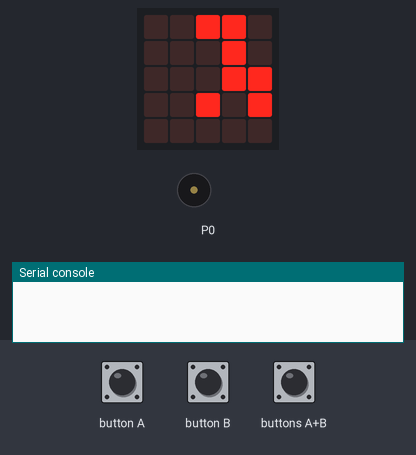
Bench run of a program on a simulated BBC micro:bit (MakeCode). Parts: the board's 5×5 LED display, buzzer (waves = sounding), the last lines printed to the serial console. The test bench sets the inputs (shaded band).

Above: at 6.1 s.
6.2 s: button B pressed for 0.15 s
At 6.56 s:
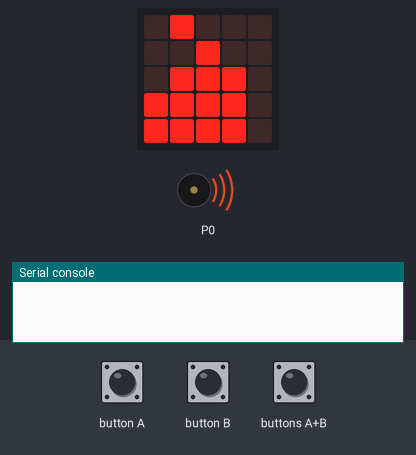
6.9 s: buttons A+B pressed for 0.15 s
At 7.12 s:
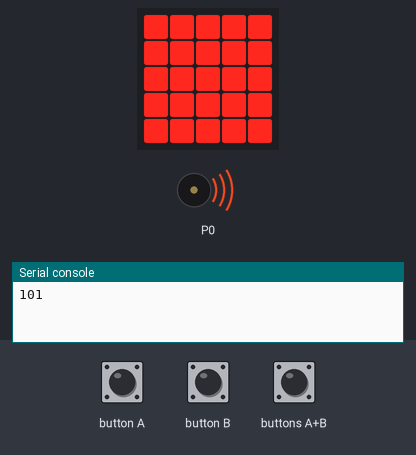
7.6 s: button A pressed for 0.15 s
At 8.2 s:
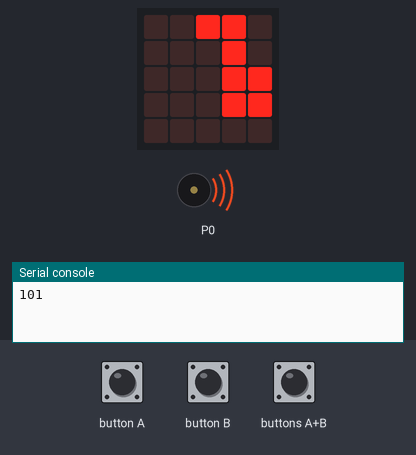
8.3 s: buttons A+B pressed for 1 s
At 9.35 s:
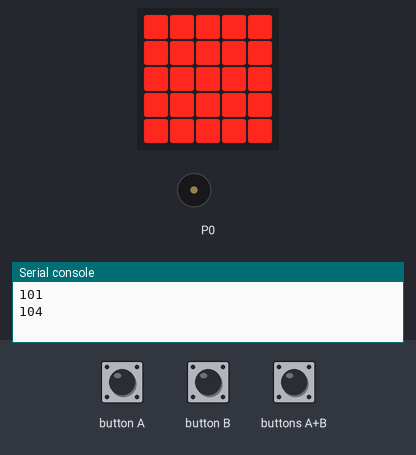
9.9 s: button A pressed for 0.15 s
At 10.56 s:
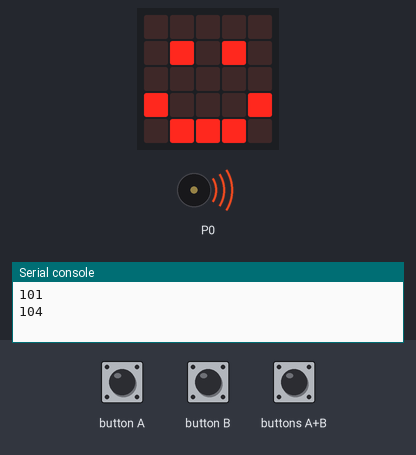
10.6 s: button A pressed for 0.15 s
Timing chart, 0 to 12.3 s (numbered marks = the images above; inputs shaded):
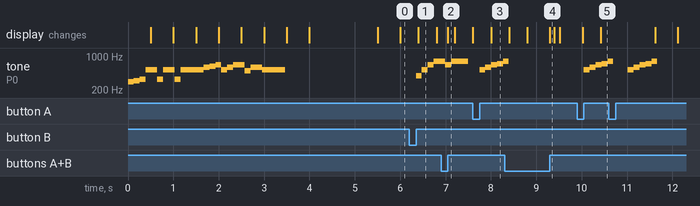

Measured:
- after the input at 6.2 s, tone on P0: silent → 392 Hz after 0.15 s, → 523 Hz 0.13 s later, → 659 Hz 0.13 s later, → 784 Hz 0.13 s later; the display: changes after 0.20 s (image 1)
- after the input at 6.9 s, the display: changes after 0.15 s (image 2)
- after the input at 7.6 s, tone on P0: plays 523 Hz for 0.13 s, 587 Hz for 0.13 s, 659 Hz for 0.13 s, 698 Hz for 0.13 s, 784 Hz for 0.03 s, starting after 0.15 s; the display: first differs from a run without the input after 0.41 s (image 3)
- after the input at 8.3 s, the display: first differs from a run without the input after 1.0 s (image 4)
- after the input at 9.9 s, tone on P0: plays 523 Hz for 0.13 s, 587 Hz for 0.13 s, 659 Hz for 0.13 s, 698 Hz for 0.13 s, 784 Hz for 0.03 s, starting after 0.15 s; the display: first differs from a run without the input after 0.52 s (image 5)
- what the display in image 1 shows lasts 0.4 s, from 6.4 s to 6.8 s

The program:

main.ts
```typescript
// 抚摸
input.onButtonPressed(Button.A, function () {
    music.startMelody(music.builtInMelody(Melodies.JumpUp), MelodyOptions.Once)
    暂停 = true
    health += 5
    basic.showIcon(IconNames.Happy)
    basic.clearScreen()
    暂停 = false
})
// 检查健康状况
input.onButtonPressed(Button.AB, function () {
    led.plotBarGraph(
    health,
    100
    )
})
// 喂食
input.onButtonPressed(Button.B, function () {
    music.startMelody(music.builtInMelody(Melodies.PowerUp), MelodyOptions.Once)
    暂停 = true
    health += 5
    basic.showLeds(`
        . # . . .
        . . # . .
        . # # # .
        # # # # .
        # # # # .
        `)
    basic.showLeds(`
        . . . . .
        . . . . .
        . # # # .
        # # # # .
        # # # # .
        `)
    basic.showLeds(`
        . . . . .
        . . . . .
        . . # # .
        . # # # .
        . # # # .
        `)
    basic.showLeds(`
        . . . . .
        . . . . .
        . . . . .
        . # # . .
        . # # . .
        `)
    basic.showLeds(`
        . . . . .
        . . . . .
        . . . . .
        . # # . .
        . # # . .
        `)
    basic.clearScreen()
    暂停 = false
})
function born () {
    _1 = images.createImage(`
        . . # # .
        . . . # .
        . . . # #
        . . . # #
        . . . . .
        `)
    _2 = images.createImage(`
        . . # # .
        . . . # .
        . . . # #
        . . # . #
        . . . . .
        `)
    _3 = images.createImage(`
        . # # . .
        . . # . .
        . . # # .
        . . # # .
        . . . . .
        `)
    _4 = images.createImage(`
        . # # . .
        . . # . .
        . . # # .
        . # . # .
        . . . . .
        `)
    _5 = images.createImage(`
        # # . . .
        . # . . .
        . # # . .
        . # # . .
        . . . . .
        `)
    _6 = images.createImage(`
        # # . . .
        . # . . .
        . # # . .
        # . # . .
        . . . . .
        `)
    _7 = images.createImage(`
        # . . . .
        # . . . .
        # # . . .
        # # . . .
        . . . . .
        `)
    _8 = images.createImage(`
        # . . . .
        # . . . .
        # # . . .
        . # . . .
        . . . . .
        `)
    _9 = images.createImage(`
        . . . . .
        . . . . .
        # . . . .
        # . . . .
        . . . . .
        `)
    list = [_1, _2, _3, _4, _5, _6, _7, _8, _9]
}
function walking () {
    for (let index = 0; index <= 8; index++) {
        list[index].showImage(0)
        basic.pause(100)
        if (暂停) {
            break;
        } else {
            continue;
        }
    }
}
// 开机，播放音乐；
// 生命值初始化；
// 游戏结束变量初始化。
let list: Image[] = []
let 暂停 = false
let health = 0
let _9: Image = null
let _8: Image = null
let _7: Image = null
let _6: Image = null
let _5: Image = null
let _4: Image = null
let _3: Image = null
let _2: Image = null
let _1: Image = null
born()
music.startMelody(music.builtInMelody(Melodies.Entertainer), MelodyOptions.Once)
health = 100
let Gameover = false
暂停 = false
walking()
basic.forever(function () {
    // 每秒减去2的
    health += -2
    basic.pause(1000)
    // 游戏没有结束，宠物继续走动，相反，则游戏结束
    if (Gameover) {
        music.startMelody(music.builtInMelody(Melodies.Funeral), MelodyOptions.Once)
        basic.showString("Game over!")
    } else {
        walking()
    }
    if (health < 1) {
        basic.showLeds(`
            . . . . .
            . # # . .
            . # # . .
            . . # . .
            . . # # .
            `)
        Gameover = true
    }
})
```

test.ts
```typescript
// 在此处测试；当此软件包作为插件使用时，将不会编译此软件包。
```
